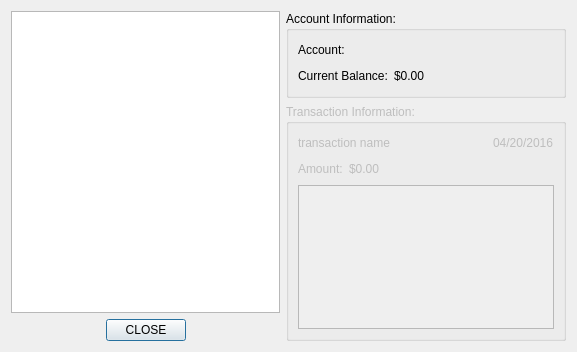
<?xml version="1.0" encoding="UTF-8"?>
<ui version="4.0">
 <class>AccountInformation</class>
 <widget class="QDialog" name="AccountInformation">
  <property name="geometry">
   <rect>
    <x>0</x>
    <y>0</y>
    <width>577</width>
    <height>352</height>
   </rect>
  </property>
  <property name="windowTitle">
   <string>Account Information</string>
  </property>
  <layout class="QHBoxLayout" name="horizontalLayout_3">
   <item>
    <layout class="QVBoxLayout" name="verticalLayout_2">
     <item>
      <widget class="QListWidget" name="list"/>
     </item>
     <item>
      <layout class="QHBoxLayout" name="horizontalLayout">
       <item>
        <spacer name="horizontalSpacer_2">
         <property name="orientation">
          <enum>Qt::Horizontal</enum>
         </property>
         <property name="sizeHint" stdset="0">
          <size>
           <width>40</width>
           <height>20</height>
          </size>
         </property>
        </spacer>
       </item>
       <item>
        <widget class="QPushButton" name="close_button">
         <property name="text">
          <string>CLOSE</string>
         </property>
         <property name="shortcut">
          <string>Esc</string>
         </property>
        </widget>
       </item>
       <item>
        <spacer name="horizontalSpacer">
         <property name="orientation">
          <enum>Qt::Horizontal</enum>
         </property>
         <property name="sizeHint" stdset="0">
          <size>
           <width>40</width>
           <height>20</height>
          </size>
         </property>
        </spacer>
       </item>
      </layout>
     </item>
    </layout>
   </item>
   <item>
    <layout class="QVBoxLayout" name="verticalLayout_3">
     <item>
      <widget class="QGroupBox" name="groupBox">
       <property name="title">
        <string>Account Information:</string>
       </property>
       <property name="flat">
        <bool>false</bool>
       </property>
       <layout class="QVBoxLayout" name="verticalLayout_4">
        <item>
         <layout class="QHBoxLayout" name="horizontalLayout_2">
          <item>
           <widget class="QLabel" name="label">
            <property name="text">
             <string>Account: </string>
            </property>
           </widget>
          </item>
          <item>
           <widget class="QLabel" name="account_name">
            <property name="text">
             <string/>
            </property>
           </widget>
          </item>
          <item>
           <spacer name="horizontalSpacer_3">
            <property name="orientation">
             <enum>Qt::Horizontal</enum>
            </property>
            <property name="sizeHint" stdset="0">
             <size>
              <width>40</width>
              <height>20</height>
             </size>
            </property>
           </spacer>
          </item>
         </layout>
        </item>
        <item>
         <layout class="QHBoxLayout" name="horizontalLayout_4">
          <item>
           <widget class="QLabel" name="label_2">
            <property name="text">
             <string>Current Balance:</string>
            </property>
           </widget>
          </item>
          <item>
           <widget class="QLabel" name="balance">
            <property name="text">
             <string>$0.00</string>
            </property>
           </widget>
          </item>
          <item>
           <spacer name="horizontalSpacer_4">
            <property name="orientation">
             <enum>Qt::Horizontal</enum>
            </property>
            <property name="sizeHint" stdset="0">
             <size>
              <width>40</width>
              <height>20</height>
             </size>
            </property>
           </spacer>
          </item>
         </layout>
        </item>
       </layout>
      </widget>
     </item>
     <item>
      <widget class="QGroupBox" name="transaction_information_box">
       <property name="enabled">
        <bool>false</bool>
       </property>
       <property name="title">
        <string>Transaction Information:</string>
       </property>
       <layout class="QVBoxLayout" name="verticalLayout_5">
        <item>
         <layout class="QHBoxLayout" name="horizontalLayout_6">
          <item>
           <widget class="QLabel" name="transaction_name">
            <property name="text">
             <string>transaction name</string>
            </property>
           </widget>
          </item>
          <item>
           <spacer name="horizontalSpacer_6">
            <property name="orientation">
             <enum>Qt::Horizontal</enum>
            </property>
            <property name="sizeHint" stdset="0">
             <size>
              <width>40</width>
              <height>20</height>
             </size>
            </property>
           </spacer>
          </item>
          <item>
           <widget class="QLabel" name="transaction_date">
            <property name="text">
             <string>04/20/2016</string>
            </property>
           </widget>
          </item>
         </layout>
        </item>
        <item>
         <layout class="QHBoxLayout" name="horizontalLayout_5">
          <item>
           <widget class="QLabel" name="label_3">
            <property name="text">
             <string>Amount:</string>
            </property>
           </widget>
          </item>
          <item>
           <widget class="QLabel" name="transaction_amount">
            <property name="text">
             <string>$0.00</string>
            </property>
           </widget>
          </item>
          <item>
           <spacer name="horizontalSpacer_5">
            <property name="orientation">
             <enum>Qt::Horizontal</enum>
            </property>
            <property name="sizeHint" stdset="0">
             <size>
              <width>40</width>
              <height>20</height>
             </size>
            </property>
           </spacer>
          </item>
         </layout>
        </item>
        <item>
         <widget class="QPlainTextEdit" name="transaction_description">
          <property name="readOnly">
           <bool>true</bool>
          </property>
         </widget>
        </item>
       </layout>
      </widget>
     </item>
     <item>
      <spacer name="verticalSpacer">
       <property name="orientation">
        <enum>Qt::Vertical</enum>
       </property>
       <property name="sizeHint" stdset="0">
        <size>
         <width>20</width>
         <height>40</height>
        </size>
       </property>
      </spacer>
     </item>
    </layout>
   </item>
  </layout>
 </widget>
 <resources/>
 <connections>
  <connection>
   <sender>close_button</sender>
   <signal>clicked()</signal>
   <receiver>AccountInformation</receiver>
   <slot>reject()</slot>
   <hints>
    <hint type="sourcelabel">
     <x>142</x>
     <y>326</y>
    </hint>
    <hint type="destinationlabel">
     <x>232</x>
     <y>319</y>
    </hint>
   </hints>
  </connection>
  <connection>
   <sender>list</sender>
   <signal>currentItemChanged(QListWidgetItem*,QListWidgetItem*)</signal>
   <receiver>AccountInformation</receiver>
   <slot>updateTransactionInformation(QListWidgetItem*)</slot>
   <hints>
    <hint type="sourcelabel">
     <x>49</x>
     <y>210</y>
    </hint>
    <hint type="destinationlabel">
     <x>110</x>
     <y>565</y>
    </hint>
   </hints>
  </connection>
  <connection>
   <sender>list</sender>
   <signal>itemClicked(QListWidgetItem*)</signal>
   <receiver>AccountInformation</receiver>
   <slot>updateTransactionInformation(QListWidgetItem*)</slot>
   <hints>
    <hint type="sourcelabel">
     <x>170</x>
     <y>246</y>
    </hint>
    <hint type="destinationlabel">
     <x>186</x>
     <y>599</y>
    </hint>
   </hints>
  </connection>
 </connections>
 <slots>
  <slot>updateTransactionInformation(QListWidgetItem*)</slot>
 </slots>
</ui>
